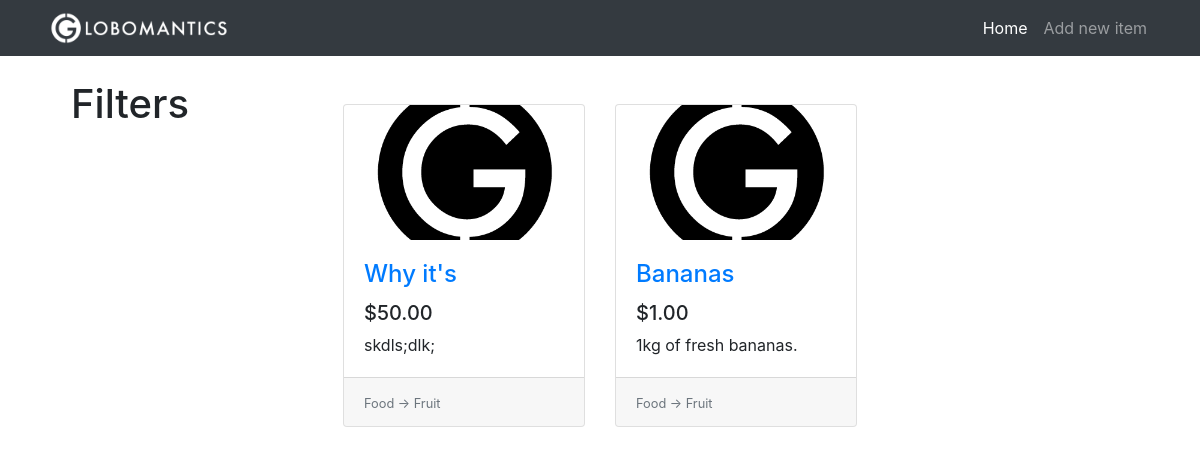
The page / on the database its author committed.
### tables this page shows
CREATE TABLE items(
                    id              INTEGER PRIMARY KEY AUTOINCREMENT,
                    title           TEXT,
                    description     TEXT,
                    price           REAL,
                    image           TEXT,
                    category_id     INTEGER,
                    subcategory_id  INTEGER,
                    FOREIGN KEY(category_id) REFERENCES categories(id),
                    FOREIGN KEY(subcategory_id) REFERENCES subcategories(id)
);

CREATE TABLE categories(
                    id              INTEGER PRIMARY KEY AUTOINCREMENT,
                    name            TEXT
);

CREATE TABLE subcategories(
                    id              INTEGER PRIMARY KEY AUTOINCREMENT,
                    name            TEXT,
                    category_id     INTEGER,
                    FOREIGN KEY(category_id) REFERENCES categories(id)
);

### app.py (the view)
@app.route("/")
def home():
  conn = get_db()
  c = conn.cursor()
  items_from_db = c.execute("""SELECT
                  i.id, i.title, i.description, i.price, i.image, c.name, s.name
                  FROM
                  items AS i
                  INNER JOIN categories AS c ON i.category_id = c.id
                  INNER JOIN subcategories AS s ON i.subcategory_id = s.id
                  ORDER BY i.id DESC
  """)
  items = []
  for row in items_from_db:
    item = {
      "id": row[0],
      "title": row[1],
      "description": row[2],
      "price": row[3],
      "image": row[4],
      "category": row[5],
      "subcategory": row[6]
    }
    items.append(item)
  return render_template("index.html", items=items)

### app.py (called while the page is built)
def get_db():
  db = getattr(g, "_database", None)
  if db is None:
    db = g._database = sqlite3.connect("db/globomantics.db")
  return db

@app.teardown_appcontext
def close_connection(exception):
  db = getattr(g, "_database", None)
  if db is not None:
    db.close()

### templates/index.html
{% extends 'base.html' %}
{% set active_page = 'home' %}
{% block content %}
  <div class="row">
    <div class="col-lg-3">
      <div class="my-4">
        <h1>Filters</h1>
      </div>
    </div>
    <div class="col-lg-9">
      <div class="row my-5 card-wrapper">
        {% if items %}
        {% for item in items %}
        <div class="col-lg-4 col-md-6 mb-4">
          <div class="card h-100">
              <div class="embed-responsive embed-responsive-16by9">
                <a href="{{ url_for('item', item_id=item.id) }}">
                  <img class="card-img-top embed-responsive-item" src="{{ url_for('static', filename='images/placeholder.png') }}">
                </a>
              </div>
              <div class="card-body">
                <h4 class="card-title">
                  <a href="{{ url_for('item', item_id=item.id) }}">{{ item.title }}</a>
                </h4>
                <h5>{{ "$%.2f"|format(item.price) }}</h5>
                <p class="card-text">{{ item.description }}</p>
              </div>
              <div class="card-footer">
                <small class="text-muted">{{item.category}} -> {{item.subcategory}}</small>
              </div>
            </div>
        </div>
        {% endfor %}
        {% else %}
        <h1 class="offset-lg-3">No items yet</h1>
        {% endif %}
      </div>
    </div>
  </div>
{% endblock %}

### static/css/style.css (style rules this page uses)
body { padding: 56px; }
.card-img-top { object-fit: cover; }

### rows shown on the page
items: title "Why it's", price "$50.00", description "skdls;dlk;", category "Food", subcategory "Fruit"
items: title "Bananas", price "$1.00", description "1kg of fresh bananas.", category "Food", subcategory "Fruit"
